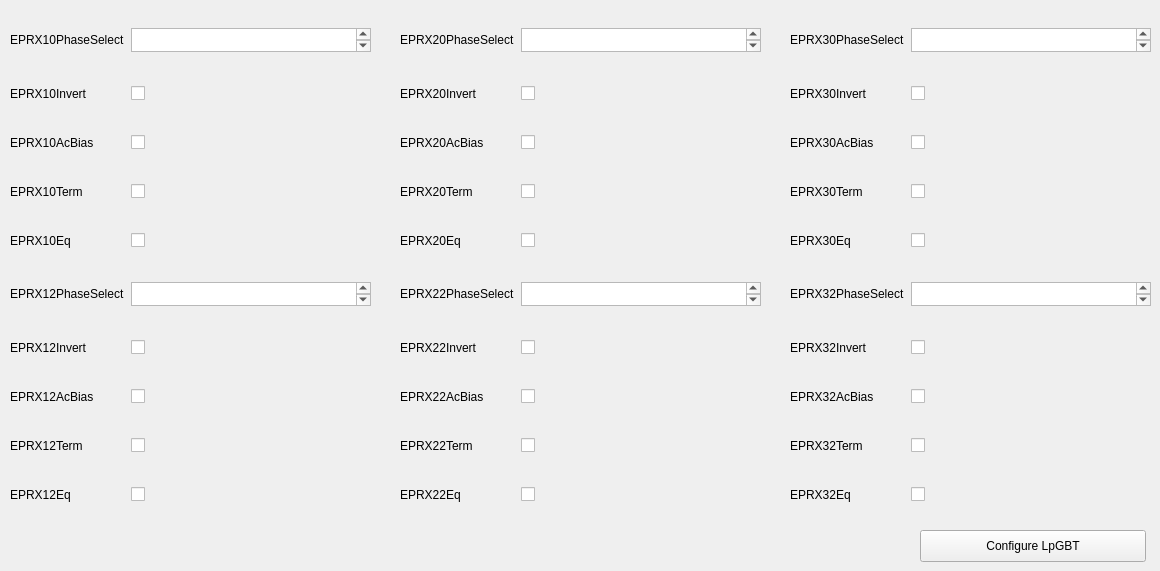
          <widget class="QWidget" name="tab_33">
           <attribute name="title">
            <string>EPRXChnCntr</string>
           </attribute>
           <widget class="QWidget" name="gridLayoutWidget_67">
            <property name="geometry">
             <rect>
              <x>790</x>
              <y>0</y>
              <width>361</width>
              <height>531</height>
             </rect>
            </property>
            <layout class="QGridLayout" name="gridLayout_43">
             <item row="3" column="1">
              <widget class="QCheckBox" name="lpgbt13eprx30chncntrXTermBox">
               <property name="text">
                <string/>
               </property>
              </widget>
             </item>
             <item row="0" column="0">
              <widget class="QLabel" name="lpgbt13eprx2controlX0TrackModeLabel_3">
               <property name="text">
                <string>EPRX30PhaseSelect</string>
               </property>
              </widget>
             </item>
             <item row="5" column="1">
              <widget class="QPlainTextEdit" name="lpgbt13eprx32chncntrXPhaseSelectBox">
               <property name="maximumSize">
                <size>
                 <width>16777215</width>
                 <height>24</height>
                </size>
               </property>
              </widget>
             </item>
             <item row="3" column="0">
              <widget class="QLabel" name="lpgbt13eprx3controlX2EnableLabel_3">
               <property name="text">
                <string>EPRX30Term</string>
               </property>
              </widget>
             </item>
             <item row="8" column="0">
              <widget class="QLabel" name="lpgbt13eprx3controlX2EnableLabel_4">
               <property name="text">
                <string>EPRX32Term</string>
               </property>
              </widget>
             </item>
             <item row="6" column="1">
              <widget class="QCheckBox" name="lpgbt13eprx32chncntrXInvertBox">
               <property name="text">
                <string/>
               </property>
              </widget>
             </item>
             <item row="9" column="1">
              <widget class="QCheckBox" name="lpgbt13eprx32chncntrXEqBox">
               <property name="text">
                <string/>
               </property>
              </widget>
             </item>
             <item row="6" column="0">
              <widget class="QLabel" name="lpgbt13eprx3controlX0EnableLabel_4">
               <property name="text">
                <string>EPRX32Invert</string>
               </property>
              </widget>
             </item>
             <item row="1" column="0">
              <widget class="QLabel" name="lpgbt13eprx3controlX0EnableLabel_3">
               <property name="text">
                <string>EPRX30Invert</string>
               </property>
              </widget>
             </item>
             <item row="2" column="1">
              <widget class="QCheckBox" name="lpgbt13eprx30chncntrXAcBiasBox">
               <property name="text">
                <string/>
               </property>
              </widget>
             </item>
             <item row="7" column="1">
              <widget class="QCheckBox" name="lpgbt13eprx32chncntrXAcBiasBox">
               <property name="text">
                <string/>
               </property>
              </widget>
             </item>
             <item row="9" column="0">
              <widget class="QLabel" name="lpgbt13eprx3controlX3EnableLabel_4">
               <property name="text">
                <string>EPRX32Eq</string>
               </property>
              </widget>
             </item>
             <item row="2" column="0">
              <widget class="QLabel" name="lpgbt13eprx3controlX1EnableLabel_3">
               <property name="text">
                <string>EPRX30AcBias</string>
               </property>
              </widget>
             </item>
             <item row="5" column="0">
              <widget class="QLabel" name="lpgbt13eprx2controlX0TrackModeLabel_4">
               <property name="text">
                <string>EPRX32PhaseSelect</string>
               </property>
              </widget>
             </item>
             <item row="4" column="1">
              <widget class="QCheckBox" name="lpgbt13eprx30chncntrXEqBox">
               <property name="text">
                <string/>
               </property>
              </widget>
             </item>
             <item row="8" column="1">
              <widget class="QCheckBox" name="lpgbt13eprx32chncntrXTermBox">
               <property name="text">
                <string/>
               </property>
              </widget>
             </item>
             <item row="1" column="1">
              <widget class="QCheckBox" name="lpgbt13eprx30chncntrXInvertBox">
               <property name="text">
                <string/>
               </property>
              </widget>
             </item>
             <item row="7" column="0">
              <widget class="QLabel" name="lpgbt13eprx3controlX1EnableLabel_4">
               <property name="text">
                <string>EPRX32AcBias</string>
               </property>
              </widget>
             </item>
             <item row="0" column="1">
              <widget class="QPlainTextEdit" name="lpgbt13eprx30chncntrXPhaseSelectBox">
               <property name="maximumSize">
                <size>
                 <width>16777215</width>
                 <height>24</height>
                </size>
               </property>
              </widget>
             </item>
             <item row="4" column="0">
              <widget class="QLabel" name="lpgbt13eprx3controlX3EnableLabel_3">
               <property name="text">
                <string>EPRX30Eq</string>
               </property>
              </widget>
             </item>
            </layout>
           </widget>
           <widget class="QWidget" name="gridLayoutWidget_65">
            <property name="geometry">
             <rect>
              <x>10</x>
              <y>0</y>
              <width>361</width>
              <height>531</height>
             </rect>
            </property>
            <layout class="QGridLayout" name="gridLayout_41">
             <item row="4" column="0">
              <widget class="QLabel" name="lpgbt13eprx3controlX3EnableLabel_2">
               <property name="text">
                <string>EPRX10Eq</string>
               </property>
              </widget>
             </item>
             <item row="4" column="1">
              <widget class="QCheckBox" name="lpgbt13eprx10chncntrXEqBox">
               <property name="text">
                <string/>
               </property>
              </widget>
             </item>
             <item row="3" column="0">
              <widget class="QLabel" name="lpgbtCLKGCDRPropCurWhenLockedLabel_2">
               <property name="text">
                <string>EPRX10Term</string>
               </property>
              </widget>
             </item>
             <item row="3" column="1">
              <widget class="QCheckBox" name="lpgbt13eprx10chncntrXTermBox">
               <property name="text">
                <string/>
               </property>
              </widget>
             </item>
             <item row="2" column="0">
              <widget class="QLabel" name="lpgbt13eprx3controlX1EnableLabel_2">
               <property name="text">
                <string>EPRX10AcBias</string>
               </property>
              </widget>
             </item>
             <item row="2" column="1">
              <widget class="QCheckBox" name="lpgbt13eprx10chncntrXAcBiasBox">
               <property name="text">
                <string/>
               </property>
              </widget>
             </item>
             <item row="1" column="0">
              <widget class="QLabel" name="lpgbt13eprx3controlX0EnableLabel_2">
               <property name="text">
                <string>EPRX10Invert</string>
               </property>
              </widget>
             </item>
             <item row="1" column="1">
              <widget class="QCheckBox" name="lpgbt13eprx10chncntrXInvertBox">
               <property name="text">
                <string/>
               </property>
              </widget>
             </item>
             <item row="0" column="0">
              <widget class="QLabel" name="lpgbt13eprx2controlX0TrackModeLabel_2">
               <property name="text">
                <string>EPRX10PhaseSelect</string>
               </property>
              </widget>
             </item>
             <item row="0" column="1">
              <widget class="QPlainTextEdit" name="lpgbt13eprx10chncntrXPhaseSelectBox">
               <property name="maximumSize">
                <size>
                 <width>16777215</width>
                 <height>24</height>
                </size>
               </property>
              </widget>
             </item>
             <item row="5" column="0">
              <widget class="QLabel" name="lpgbt13eprx2controlX0EnableLabel_4">
               <property name="text">
                <string>EPRX12PhaseSelect</string>
               </property>
              </widget>
             </item>
             <item row="5" column="1">
              <widget class="QPlainTextEdit" name="lpgbt13eprx12chncntrXPhaseSelectBox">
               <property name="maximumSize">
                <size>
                 <width>16777215</width>
                 <height>24</height>
                </size>
               </property>
              </widget>
             </item>
             <item row="6" column="0">
              <widget class="QLabel" name="lpgbt13eprx2controlX1EnableLabel_4">
               <property name="text">
                <string>EPRX12Invert</string>
               </property>
              </widget>
             </item>
             <item row="6" column="1">
              <widget class="QCheckBox" name="lpgbt13eprx12chncntrXInvertBox">
               <property name="text">
                <string/>
               </property>
              </widget>
             </item>
             <item row="7" column="0">
              <widget class="QLabel" name="lpgbt13eprx2controlX2EnableLabel_4">
               <property name="text">
                <string>EPRX12AcBias</string>
               </property>
              </widget>
             </item>
             <item row="7" column="1">
              <widget class="QCheckBox" name="lpgbt13eprx12chncntrXAcBiasBox">
               <property name="text">
                <string/>
               </property>
              </widget>
             </item>
             <item row="8" column="0">
              <widget class="QLabel" name="lpgbtCLKGCDRPropCurLabel_2">
               <property name="text">
                <string>EPRX12Term</string>
               </property>
              </widget>
             </item>
             <item row="8" column="1">
              <widget class="QCheckBox" name="lpgbt13eprx12chncntrXTermBox">
               <property name="text">
                <string/>
               </property>
              </widget>
             </item>
             <item row="9" column="0">
              <widget class="QLabel" name="lpgbt13eprx0controlX0DataRateLabel_5">
               <property name="text">
                <string>EPRX12Eq</string>
               </property>
              </widget>
             </item>
             <item row="9" column="1">
              <widget class="QCheckBox" name="lpgbt13eprx12chncntrXEqBox">
               <property name="text">
                <string/>
               </property>
              </widget>
             </item>
            </layout>
           </widget>
           <widget class="QWidget" name="gridLayoutWidget_66">
            <property name="geometry">
             <rect>
              <x>400</x>
              <y>0</y>
              <width>361</width>
              <height>531</height>
             </rect>
            </property>
            <layout class="QGridLayout" name="gridLayout_42">
             <item row="5" column="0">
              <widget class="QLabel" name="lpgbt13eprx2controlX0EnableLabel_3">
               <property name="text">
                <string>EPRX22PhaseSelect</string>
               </property>
              </widget>
             </item>
             <item row="0" column="0">
              <widget class="QLabel" name="lpgbt13eprx2controlX0EnableLabel_2">
               <property name="text">
                <string>EPRX20PhaseSelect</string>
               </property>
              </widget>
             </item>
             <item row="5" column="1">
              <widget class="QPlainTextEdit" name="lpgbt13eprx22chncntrXPhaseSelectBox">
               <property name="maximumSize">
                <size>
                 <width>16777215</width>
                 <height>24</height>
                </size>
               </property>
              </widget>
             </item>
             <item row="0" column="1">
              <widget class="QPlainTextEdit" name="lpgbt13eprx20chncntrXPhaseSelectBox">
               <property name="maximumSize">
                <size>
                 <width>16777215</width>
                 <height>24</height>
                </size>
               </property>
              </widget>
             </item>
             <item row="6" column="0">
              <widget class="QLabel" name="lpgbt13eprx2controlX1EnableLabel_3">
               <property name="text">
                <string>EPRX22Invert</string>
               </property>
              </widget>
             </item>
             <item row="1" column="0">
              <widget class="QLabel" name="lpgbt13eprx2controlX1EnableLabel_2">
               <property name="text">
                <string>EPRX20Invert</string>
               </property>
              </widget>
             </item>
             <item row="6" column="1">
              <widget class="QCheckBox" name="lpgbt13eprx22chncntrXInvertBox">
               <property name="text">
                <string/>
               </property>
              </widget>
             </item>
             <item row="1" column="1">
              <widget class="QCheckBox" name="lpgbt13eprx20chncntrXInvertBox">
               <property name="text">
                <string/>
               </property>
              </widget>
             </item>
             <item row="7" column="0">
              <widget class="QLabel" name="lpgbt13eprx2controlX2EnableLabel_3">
               <property name="text">
                <string>EPRX22AcBias</string>
               </property>
              </widget>
             </item>
             <item row="2" column="0">
              <widget class="QLabel" name="lpgbt13eprx2controlX2EnableLabel_2">
               <property name="text">
                <string>EPRX20AcBias</string>
               </property>
              </widget>
             </item>
             <item row="7" column="1">
              <widget class="QCheckBox" name="lpgbt13eprx22chncntrXAcBiasBox">
               <property name="text">
                <string/>
               </property>
              </widget>
             </item>
             <item row="2" column="1">
              <widget class="QCheckBox" name="lpgbt13eprx20chncntrXAcBiasBox">
               <property name="text">
                <string/>
               </property>
              </widget>
             </item>
             <item row="8" column="0">
              <widget class="QLabel" name="lpgbt13eprx2controlX3EnableLabel_3">
               <property name="text">
                <string>EPRX22Term</string>
               </property>
              </widget>
             </item>
             <item row="3" column="0">
              <widget class="QLabel" name="lpgbt13eprx2controlX3EnableLabel_2">
               <property name="text">
                <string>EPRX20Term</string>
               </property>
              </widget>
             </item>
             <item row="8" column="1">
              <widget class="QCheckBox" name="lpgbt13eprx22chncntrXTermBox">
               <property name="text">
                <string/>
               </property>
              </widget>
             </item>
             <item row="3" column="1">
              <widget class="QCheckBox" name="lpgbt13eprx20chncntrXTermBox">
               <property name="text">
                <string/>
               </property>
              </widget>
             </item>
             <item row="9" column="0">
              <widget class="QLabel" name="lpgbt13eprx0controlX0DataRateLabel_4">
               <property name="text">
                <string>EPRX22Eq</string>
               </property>
              </widget>
             </item>
             <item row="4" column="0">
              <widget class="QLabel" name="lpgbt13eprx0controlX0DataRateLabel_3">
               <property name="text">
                <string>EPRX20Eq</string>
               </property>
              </widget>
             </item>
             <item row="9" column="1">
              <widget class="QCheckBox" name="lpgbt13eprx22chncntrXEqBox">
               <property name="text">
                <string/>
               </property>
              </widget>
             </item>
             <item row="4" column="1">
              <widget class="QCheckBox" name="lpgbt13eprx20chncntrXEqBox">
               <property name="text">
                <string/>
               </property>
              </widget>
             </item>
            </layout>
           </widget>
           <widget class="QPushButton" name="configureLpGBTButton4">
            <property name="geometry">
             <rect>
              <x>920</x>
              <y>530</y>
              <width>226</width>
              <height>32</height>
             </rect>
            </property>
            <property name="text">
             <string>Configure LpGBT</string>
            </property>
           </widget>
          </widget>
